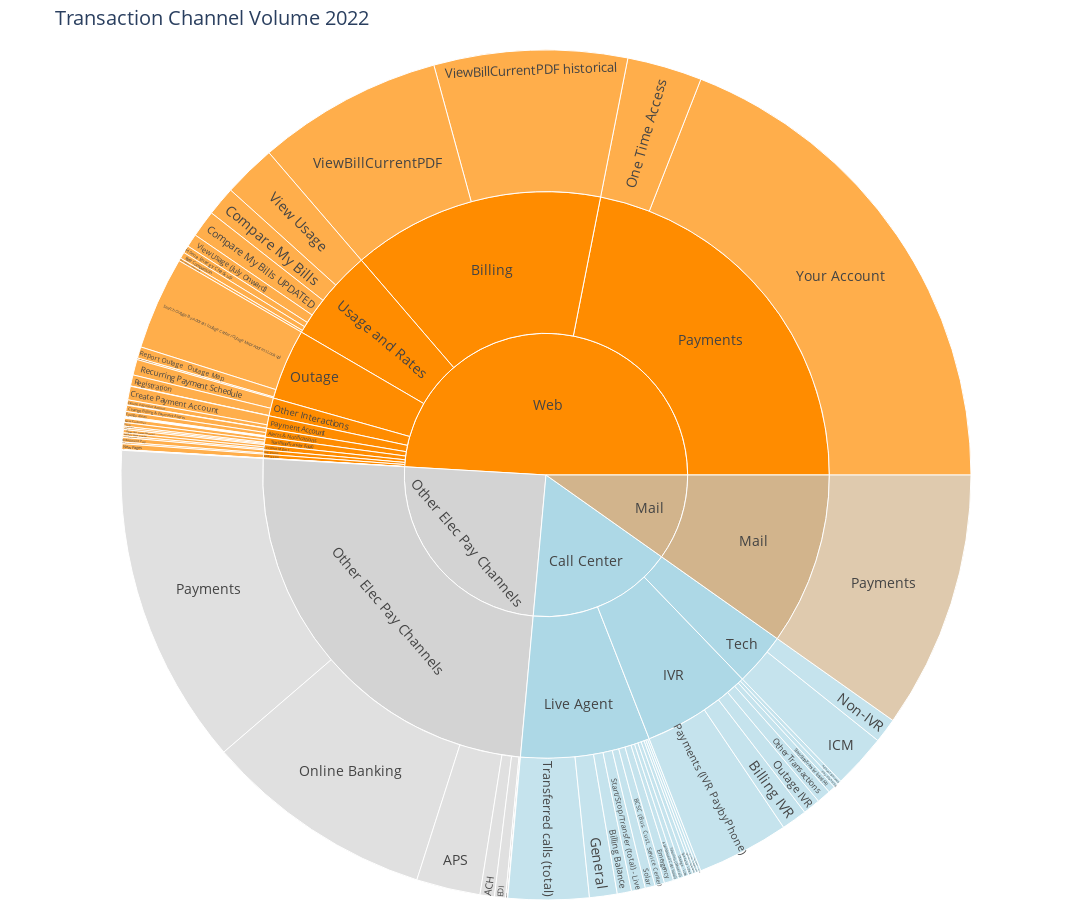

Notebook code cell kept with this figure:
### Code cell
# Format a sunburst chart using Plotly Express
color_sequence = ['darkorange', 'lightgrey', 'lightblue', 'tan']
fig = px.sunburst(df, path=["Root Level", "Level 1", "Level 2"], values='Value')

# Format hover tooltip
#fig.update_traces(hovertemplate='<b>%{label}</b><br>Value: %{value:,.2f}')

# Update the layout
fig.update_layout(
    title='Transaction Channel Volume 2022',
    font=dict(size=14),
    margin=dict(t=50, l=0, r=0, b=0),
    width=1400,
    height=900,
    sunburstcolorway=color_sequence,
)
fig.show()

### Figure 1 — Plotly figure (JSON) as saved in the notebook; plotly's stock layout.template omitted (floating-point values rounded to 4 significant figures)
{"data": [{"branchvalues": "total", "domain": {"x": [0, 1], "y": [0, 1]}, "hovertemplate": "labels=%{label}<br>Value=%{value}<br>parent=%{parent}<br>id=%{id}<extra></extra>", "ids": ["Web/Account Mgmt/ Add/Edit Phone Number", "Web/Account Mgmt/ Change Billing Address ", "Web/Account Mgmt/ Change User Name, Password ", "Web/Usage and Rates/ Compare My Bills", "Web/Usage and Rates/ Compare My Bills UPDATED", "Web/Start/Stop/Transfer (total)/ Existing Customer", "Web/Usage and Rates/ Home Energy Checkup", "Web/Start/Stop/Transfer (total)/ New Customer ", "Web/Payments/ One Time Access", "Web/Usage and Rates/ Online Rate Enrollment", "Web/Usage and Rates/ Rate Comparison", "Web/Start/Stop/Transfer (total)/ Stop ", "Web/Start/Stop/Transfer (total)/ Transfer ", "Web/Usage and Rates/ View Usage ", "Web/Usage and Rates/ View Usage (July Onward)", "Web/Payments/ Your Account", "Other Elec Pay Channels/Other Elec Pay Channels/ACH", "Other Elec Pay Channels/Other Elec Pay Channels/APS", "Call Center/Live Agent/Abandoned Calls (total)", "Call Center/IVR/Account Balance", "Web/Alerts & Notifications/Additional Communication Alerts", "Web/Alerts & Notifications/Additional Communication Alerts (Aug Onward)", "Call Center/Live Agent/BCSC (Bus. Cust. Service Center)", "Call Center/Live Agent/Billing Balance ", "Call Center/IVR/Billing IVR", "Web/Budget Billing (Login) /Budget Billing (Login) ", "Web/Pilot Light Appointments /Cancel Service Appointment", "Web/Alerts & Notifications/Change Billing & Payment Alerts", "Web/Payment Account/Create Payment Account", "Web/Payment Account/Delete Payment Account", "Other Elec Pay Channels/Other Elec Pay Channels/EDI", "Call Center/Live Agent/Emergency ", "Web/Alerts & Notifications/Energy Alerts", "Web/Alerts & Notifications/Event Day Alerts", "Web/Pay Plans/Extension Pay", "Web/Other Interactions /Gas Pipeline Map Views", "Call Center/Live Agent/General", "Web/Alerts & Notifications/Go Paperless Alerts", "Call Center/Tech/ICM", "Web/Pay Plans/Installment Pay", "Other Elec Pay Channels/Other Elec Pay Channels/LiHEAP", "Web/CARE/FERA /New Pages", "Call Center/Tech/Non-IVR", "Web/Alerts & Notifications/Notices & Services Information", "Other Elec Pay Channels/Other Elec Pay Channels/Online Banking", "Call Center/IVR/Other Transactions ", "Call Center/Live Agent/Other Transactions ", "Call Center/Live Agent/Outage - Live", "Call Center/IVR/Outage IVR", "Web/Alerts & Notifications/Outages Alerts", "Call Center/Live Agent/Pay Plans - Live", "Call Center/IVR/Pay Plans IVR", "Web/Alerts & Notifications/Payment Plan & Shutoff Nonpayment Alerts", "Mail/Mail/Payments", "Other Elec Pay Channels/Other Elec Pay Channels/Payments ", "Call Center/IVR/Payments (IVR PaybyPhone)", "Call Center/Live Agent/Payments (PayByPhone)", "Web/Other Interactions /Recurring Payment Schedule", "Web/Other Interactions /Registration ", "Web/Outage/Report Outage  Outage Map", "Web/Pilot Light Appointments /Reschedule Service Appointment", "Web/Pilot Light Appointments /Schedule Service Appointment", "Web/Outage/Search Outage By Address (outage Center/ Outage Map/ Address Look up)", "Other Elec Pay Channels/Other Elec Pay Channels/Secure Email", "Web/Alerts & Notifications/Service Visit Alerts", "Call Center/Live Agent/Solar ", "Call Center/Live Agent/Spanish (General) ", "Call Center/Live Agent/Specialty Lines ", "Call Center/Live Agent/Start/Stop/Transfer (total) - Live", "Call Center/IVR/Start/Stop/Transfer (total) IVR", "Web/Outage/Subscribe Outage (EW Pages)", "Call Center/Live Agent/Transferred calls (total)", "Web/Payment Account/Update Payment Account", "Web/Billing/ViewBillCurrentPDF ", "Web/Billing/ViewBillCurrentPDF historical", "Other Elec Pay Channels/Other Elec Pay Channels/Wire Transfer", "Web/Account Mgmt", "Web/Alerts & Notifications", "Web/Billing", "Web/Budget Billing (Login) ", "Web/CARE/FERA ", "Call Center/IVR", "Call Center/Live Agent", "Mail/Mail", "Other Elec Pay Channels/Other Elec Pay Channels", "Web/Other Interactions ", "Web/Outage", "Web/Pay Plans", "Web/Payment Account", "Web/Payments", "Web/Pilot Light Appointments ", "Web/Start/Stop/Transfer (total)", "Call Center/Tech", "Web/Usage and Rates", "Call Center", "Mail", "Other Elec Pay Channels", "Web"], "labels": [" Add/Edit Phone Number", " Change Billing Address ", " Change User Name, Password ", " Compare My Bills", " Compare My Bills UPDATED", " Existing Customer", " Home Energy Checkup", " New Customer ", " One Time Access", " Online Rate Enrollment", " Rate Comparison", " Stop ", " Transfer ", " View Usage ", " View Usage (July Onward)", " Your Account", "ACH", "APS", "Abandoned Calls (total)", "Account Balance", "Additional Communication Alerts", "Additional Communication Alerts (Aug Onward)", "BCSC (Bus. Cust. Service Center)", "Billing Balance ", "Billing IVR", "Budget Billing (Login) ", "Cancel Service Appointment", "Change Billing & Payment Alerts", "Create Payment Account", "Delete Payment Account", "EDI", "Emergency ", "Energy Alerts", "Event Day Alerts", "Extension Pay", "Gas Pipeline Map Views", "General", "Go Paperless Alerts", "ICM", "Installment Pay", "LiHEAP", "New Pages", "Non-IVR", "Notices & Services Information", "Online Banking", "Other Transactions ", "Other Transactions ", "Outage - Live", "Outage IVR", "Outages Alerts", "Pay Plans - Live", "Pay Plans IVR", "Payment Plan & Shutoff Nonpayment Alerts", "Payments", "Payments ", "Payments (IVR PaybyPhone)", "Payments (PayByPhone)", "Recurring Payment Schedule", "Registration ", "Report Outage  Outage Map", "Reschedule Service Appointment", "Schedule Service Appointment", "Search Outage By Address (outage Center/ Outage Map/ Address Look up)", "Secure Email", "Service Visit Alerts", "Solar ", "Spanish (General) ", "Specialty Lines ", "Start/Stop/Transfer (total) - Live", "Start/Stop/Transfer (total) IVR", "Subscribe Outage (EW Pages)", "Transferred calls (total)", "Update Payment Account", "ViewBillCurrentPDF ", "ViewBillCurrentPDF historical", "Wire Transfer", "Account Mgmt", "Alerts & Notifications", "Billing", "Budget Billing (Login) ", "CARE/FERA ", "IVR", "Live Agent", "Mail", "Other Elec Pay Channels", "Other Interactions ", "Outage", "Pay Plans", "Payment Account", "Payments", "Pilot Light Appointments ", "Start/Stop/Transfer (total)", "Tech", "Usage and Rates", "Call Center", "Mail", "Other Elec Pay Channels", "Web"], "name": "", "parents": ["Web/Account Mgmt", "Web/Account Mgmt", "Web/Account Mgmt", "Web/Usage and Rates", "Web/Usage and Rates", "Web/Start/Stop/Transfer (total)", "Web/Usage and Rates", "Web/Start/Stop/Transfer (total)", "Web/Payments", "Web/Usage and Rates", "Web/Usage and Rates", "Web/Start/Stop/Transfer (total)", "Web/Start/Stop/Transfer (total)", "Web/Usage and Rates", "Web/Usage and Rates", "Web/Payments", "Other Elec Pay Channels/Other Elec Pay Channels", "Other Elec Pay Channels/Other Elec Pay Channels", "Call Center/Live Agent", "Call Center/IVR", "Web/Alerts & Notifications", "Web/Alerts & Notifications", "Call Center/Live Agent", "Call Center/Live Agent", "Call Center/IVR", "Web/Budget Billing (Login) ", "Web/Pilot Light Appointments ", "Web/Alerts & Notifications", "Web/Payment Account", "Web/Payment Account", "Other Elec Pay Channels/Other Elec Pay Channels", "Call Center/Live Agent", "Web/Alerts & Notifications", "Web/Alerts & Notifications", "Web/Pay Plans", "Web/Other Interactions ", "Call Center/Live Agent", "Web/Alerts & Notifications", "Call Center/Tech", "Web/Pay Plans", "Other Elec Pay Channels/Other Elec Pay Channels", "Web/CARE/FERA ", "Call Center/Tech", "Web/Alerts & Notifications", "Other Elec Pay Channels/Other Elec Pay Channels", "Call Center/IVR", "Call Center/Live Agent", "Call Center/Live Agent", "Call Center/IVR", "Web/Alerts & Notifications", "Call Center/Live Agent", "Call Center/IVR", "Web/Alerts & Notifications", "Mail/Mail", "Other Elec Pay Channels/Other Elec Pay Channels", "Call Center/IVR", "Call Center/Live Agent", "Web/Other Interactions ", "Web/Other Interactions ", "Web/Outage", "Web/Pilot Light Appointments ", "Web/Pilot Light Appointments ", "Web/Outage", "Other Elec Pay Channels/Other Elec Pay Channels", "Web/Alerts & Notifications", "Call Center/Live Agent", "Call Center/Live Agent", "Call Center/Live Agent", "Call Center/Live Agent", "Call Center/IVR", "Web/Outage", "Call Center/Live Agent", "Web/Payment Account", "Web/Billing", "Web/Billing", "Other Elec Pay Channels/Other Elec Pay Channels", "Web", "Web", "Web", "Web", "Web", "Call Center", "Call Center", "Mail", "Other Elec Pay Channels", "Web", "Web", "Web", "Web", "Web", "Web", "Web", "Call Center", "Web", "", "", "", ""], "type": "sunburst", "values": [137600, 83947, 159607, 1425106, 1310655, 82019, 362420, 200864, 3633827, 140820, 310259, 178445, 80187, 2559618, 633871, 24316220, 696000, 3100000, 267000, 205000, 3892, 4794, 466000, 691000, 1241000, 16692, 1907, 302380, 663126, 244317, 536000, 449000, 233548, 16104, 79960, 15393, 1341000, 25758, 2630000, 220049, 97000, 278569, 1200000, 10738, 11200000, 678000, 136000, 246000, 843000, 12242, 123000, 209000, 16992, 12500000, 15600000, 4474000, 137000, 756747, 538774, 549793, 1148, 18987, 4516009, 1000, 3697, 479000, 256000, 220000, 678000, 337000, 80199, 3918000, 16176, 8992263, 9361207, 3000, 381154, 630145, 18353470, 16692, 278569, 7987000, 9407000, 12500000, 31233000, 1310914, 5146001, 300009, 923619, 27950047, 22042, 541515, 3830000, 6742749, 21224000, 12500000, 31233000, 62596926]}], "layout": {"font": {"size": 14}, "height": 900, "legend": {"tracegroupgap": 0}, "margin": {"b": 0, "l": 0, "r": 0, "t": 50}, "sunburstcolorway": ["darkorange", "lightgrey", "lightblue", "tan"], "title": {"text": "Transaction Channel Volume 2022"}, "width": 1400}}
